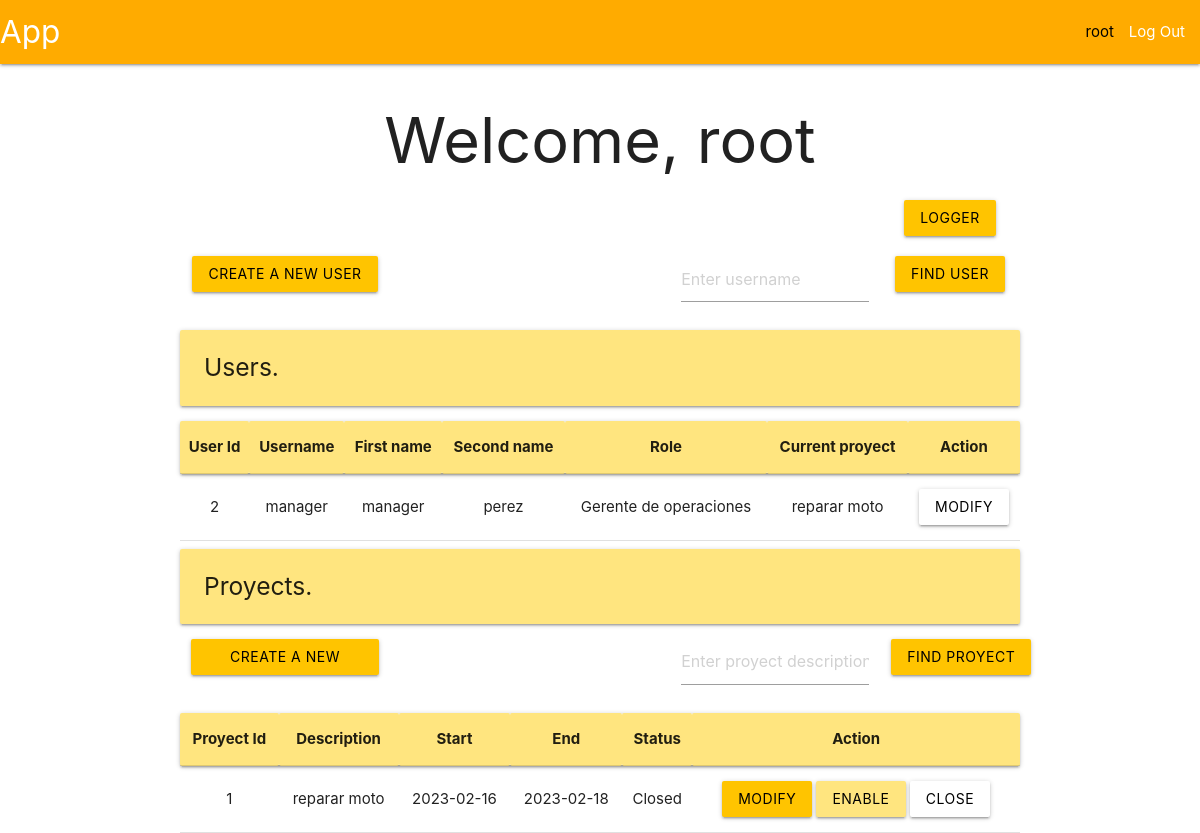
/root (signed in), run on an earlier commit of the app's database.
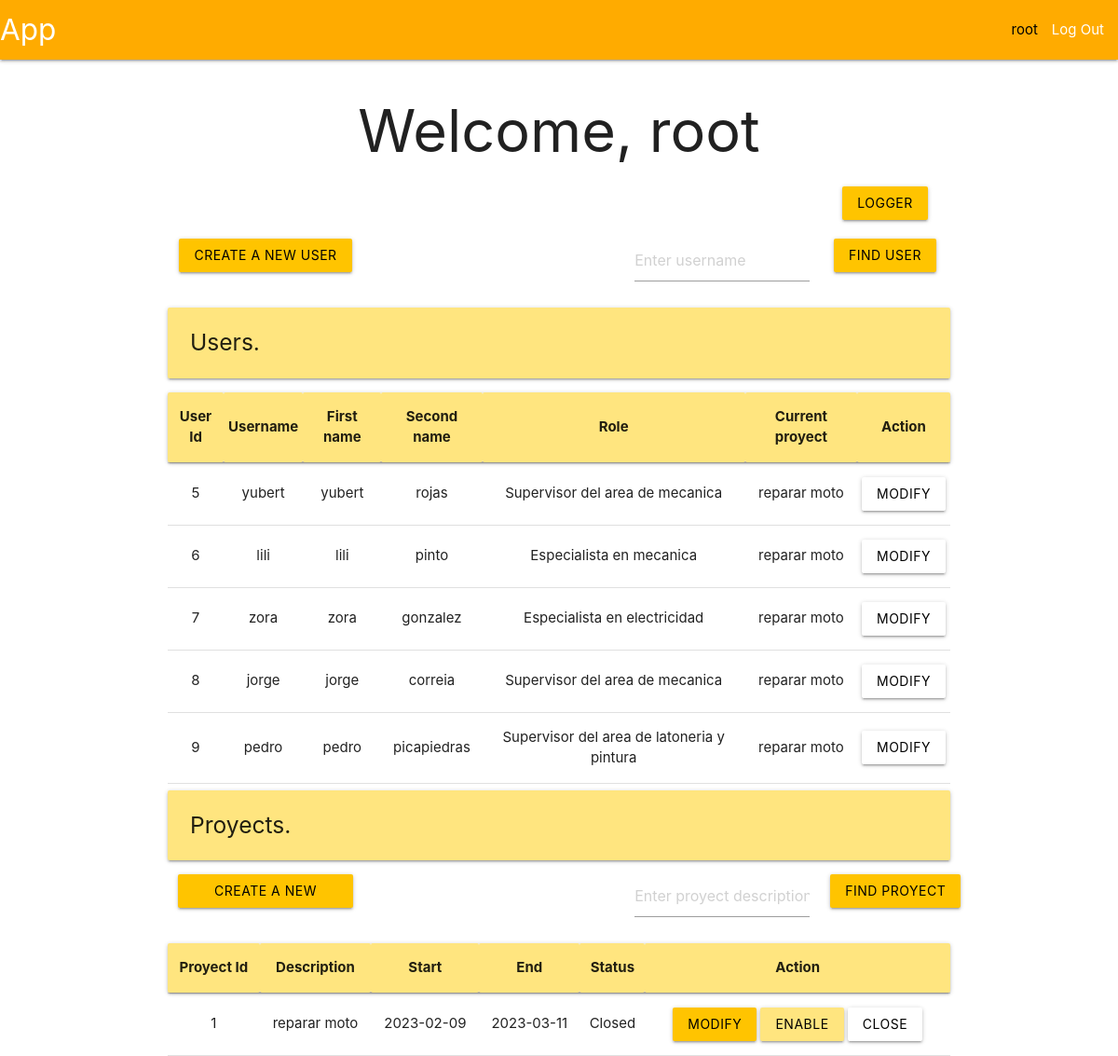
And on a later commit of the database.
### tables this page shows
CREATE TABLE user (
    id INTEGER PRIMARY KEY AUTOINCREMENT,
    username TEXT UNIQUE NOT NULL,
    firstname TEXT NOT NULL,
    secondname TEXT NOT NULL,
    password TEXT NOT NULL,
    role TEXT,
    proyId INTEGER,
    auth INTEGER
);

CREATE TABLE proyect (
    id INTEGER PRIMARY KEY AUTOINCREMENT,
    description TEXT UNIQUE NOT NULL,
    start DATE NOT NULL,
    end DATE NOT NULL,
    status INTEGER
);

### app/user.py (the view, shortened to what this page needs)
@bp.route('/root', methods=('POST', 'GET'))
@root_required
def root():
    db = get_db()
    proyectsAll = db.execute(
        'SELECT * FROM proyect',
    ).fetchall()
    users = db.execute(
        'SELECT id, username, firstname, secondname, role, proyId, auth FROM user WHERE role != ?',
        ('admin',)
    ).fetchall()
    return render_template('index/root/rootUser.html', users=utilities.dataForUserTable(users, proyectsAll), areProyects = proyectsAll != [], proyects = utilities.dataForProyectTable(proyectsAll))

### app/auth.py (called while the page is built)
@bp.before_app_request
def load_logged_in_user():
    user_id = session.get('user_id')
    if user_id is None:
        g.user = None
    else:
        g.user = get_db().execute(
            "SELECT * FROM user WHERE id = ?",
            (user_id,)
        ).fetchone()

def root_required(view):
    @functools.wraps(view)
    def wrapped_view(**kwargs):
        if g.user is None:
            return redirect(url_for('auth.login'))
        elif g.user['role'] != 'admin':
            return redirect(url_for('user.index'))
        return view(**kwargs)
    return wrapped_view

### app/db.py (called while the page is built)
def get_db():
    if 'db' not in g:
        g.db = sqlite3.connect(
            current_app.config['DATABASE'],
            detect_types = sqlite3.PARSE_DECLTYPES
        )
        g.db.row_factory = sqlite3.Row
    return g.db

### app/utilities.py (called while the page is built)
def dataForProyectTable(proyects):
    data = []
    for proyect in proyects:
        status = 'Closed'
        if proyect['status'] == 1:
            status = 'Enabled'
        data.append(
            {
                'id': proyect['id'],
                'description': proyect['description'],
                'start': proyect['start'],
                'end': proyect['end'],
                'status': status
            }
        )
    return data

### app/templates/index/root/rootUser.html (shortened to what this page needs)
{% extends 'base.html' %}
{% block header %}
  <h1>{% block title %}Welcome, {{ g.user['username'] }}{% endblock %}</h1>
{% endblock %}
{% block content %}
<div class="row">
  <div class="col s2 offset-s10">
    <form method="POST">
      <button class="btn waves-effect waves-ligth amber accent-3 black-text" type="submit" name="logs" id="logs">Logger</button>
    </form>
  </div>
</div>
<div class="row">
  {% if areProyects %}
  <form method="POST">
    <div class="col s3">
      <button class="btn waves-effect waves-ligth amber accent-3 black-text" type="submit" value="create" name="create">Create a new user</button>
    </div>
  </form>
  <form method="POST">
    <div class="col s3 offset-s4">
      <input placeholder="Enter username" name="find-user" id="username">
    </div>
    <div class="col s2">
      <input class="btn waves-effect waves-ligth amber accent-3 black-text" type="submit" value="Find user">
    </div>
  </form>
    {% endif %}
</div>
<div class="left-align">
  <h5 class="card-panel amber accent-1">Users.</h5>
</div>
<table class="centered">
  <thead class="card-panel amber accent-1">
    <tr>
      <th>User Id</th>
      <th>Username</th>
      <th>First name</th>
      <th>Second name</th>
      <th>Role</th>
      <th>Current proyect</th>
      <th>Action</th>
    </tr>
  </thead>
  <tbody>
    {% for user in users %}
      <tr>
        <td>{{ user['id'] }}</td>
        <td>{{ user['username']}}</td>
        <td>{{ user['firstname'] }}</td>
        <td>{{ user['secondname'] }}</td>
        <td>{{ user['role'] }}</td>
        <td>{{ user['proyect'] }}</td>
        <td>
          <form method="POST">
            {% if user['auth'] == 0 %}
              {% if areProyects %}
              <button class="btn waves-effect waves-ligth amber accent-3 black-text" type="submit" name="aprove" value="{{ user['id'] }}">Aprove</button>
              {% endif %}
            <button class="btn waves-effect waves-ligth white black-text" type="submit" name="reject" value="{{ user['id'] }}">Reject</button>
            {% else %}
            <button class="btn waves-effect waves-ligth white black-text" type="submit" name="modify-user" value="{{ user['id'] }}">Modify</button>
            {% endif %}
          </form>
        </td>
      </tr>
    {% endfor %}
  </tbody>
</table>
<div class="left-align">
    <h5 class="card-panel amber accent-1">Proyects.</h5>
</div>
<div class="row">
  <form method="POST">
    <div class="col s3">
      <button class="btn waves-effect waves-ligth amber accent-3 black-text" type="submit" value="proyect" name="proyect">Create a new proyect</button>
    </div>
  </form>
  <form method="POST">
    <div class="col s3 offset-s4">
      <input placeholder="Enter proyect description" name="find-proyect" id="proyect">
    </div>
    <div class="col s2">
      <input class="btn waves-effect waves-ligth amber accent-3 black-text" type="submit" value="Find proyect">
    </div>
  </form>
</div>
<table class="centered">
    <thead class="card-panel amber accent-1">
      <tr>
        <th>Proyect Id</th>
        <th>Description</th>
        <th>Start</th>
        <th>End</th>
        <th>Status</th>
        <th>Action</th>
      </tr>
    </thead>
    <tbody>
      {% for proyect in proyects %}
        <tr>
          <td>{{ proyect['id'] }}</td>
          <td>{{ proyect['description']}}</td>
          <td>{{ proyect['start'] }}</td>
          <td>{{ proyect['end'] }}</td>
          <td>{{ proyect['status'] }}</td>
          <td>
            <form method="POST">
                <button class="btn waves-effect waves-ligth amber accent-3 black-text" type="submit" name="modify-proyect" value="{{ proyect['id'] }}">Modify</button>
                <button class="btn waves-effect waves-ligth amber accent-1 black-text" type="submit" name="enable-proyect" value="{{ proyect['id'] }}">Enable</button>
                <button class="btn waves-effect waves-ligth white black-text" type="submit" name="close-proyect" value="{{ proyect['id'] }}">Close</button>
            </form>
          </td>
        </tr>
      {% endfor %}
    </tbody>
  </table>
{% endblock %}

### app/templates/base.html (shortened to what this page needs)
<!DOCTYPE html>
<link rel="stylesheet" href="{{ url_for('static', filename='materialize.css') }}">
<link rel="stylesheet" href="{{ url_for('static', filename='style.css') }}">
<nav>
    <div class="nav-wrapper amber accent-4">
      <a href="#" class="brand-logo">App</a>
      <ul class="right hide-n black-text text-black">
        {% if g.user %}
            <li><span>{{ g.user['username'] }}</span>
            <li><a href="{{ url_for('auth.logout') }}">Log Out</a>
        {% else %}
            <li><a href="{{ url_for('auth.register') }}">Register</a>
            <li><a href="{{ url_for('auth.login') }}">Log In</a>
        {% endif %}
      </ul>
    </div>
</nav>
<section class="content container center-align">
    <header>
        {% block header %}{% endblock %}
    </header>
    {% block content %}{% endblock %}
</section>

What changed in the data, as far as the page shows it:
removed user: username "manager", firstname "manager", secondname "perez"
added user: username "yubert", firstname "yubert", secondname "rojas"
changed proyect "reparar moto": start "2023-02-16" → "2023-02-09"; end "2023-02-18" → "2023-03-11"
added user: username "lili", firstname "lili", secondname "pinto"
added user: username "zora", firstname "zora", secondname "gonzalez"
added user: username "jorge", firstname "jorge", secondname "correia"
added user: username "pedro", firstname "pedro", secondname "picapiedras"
Also different on the page:
new list line: "5 Supervisor del area de mecanica MODIFY"
new list line: "reparar moto"
new list line: "6 Especialista en mecanica MODIFY"
new list line: "7 Especialista en electricidad MODIFY"
new list line: "8 Supervisor del area de mecanica MODIFY"
new list line: "9 Supervisor del area de latoneria y pintura MODIFY"
list line gone: "2 Gerente de operaciones MODIFY"
list line gone: "reparar moto"
